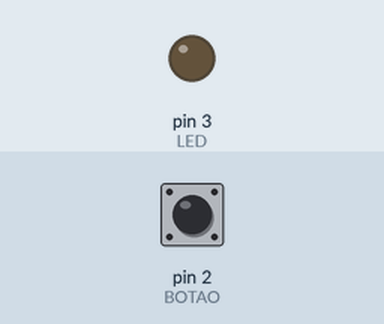
Bench run of a sketch on a simulated Arduino Uno, built with avr-gcc and run on an emulated ATmega328P. Parts: output pins drawn as LEDs (lit = HIGH). The inputs (shaded band) are chosen by the test bench; at power-on: pin 2 (BOTAO) LOW.

Above: at 1.2 s.
1.3 s: pin 2 (BOTAO) pulled HIGH for 0.15 s
At 1.37 s:
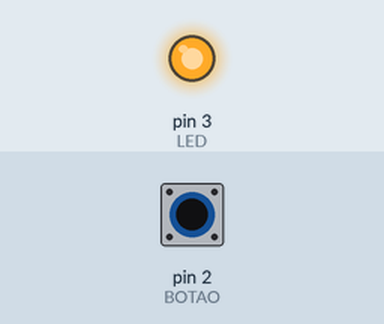
2.9 s: pin 2 (BOTAO) pulled HIGH for 3.2 s
At 7.4 s:
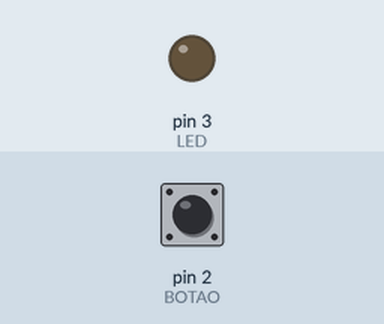
Timing chart, 0 to 8.9 s (numbered marks = the images above; inputs shaded):
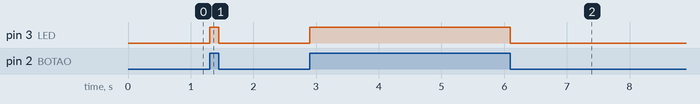

Measured:
- after the input at 1.3 s, pin 3 (LED): LOW → HIGH at once, → LOW 0.15 s later
- after the input at 2.9 s, pin 3 (LED): LOW → HIGH at once, → LOW 3.2 s later

The sketch:

sketch_jan03c.ino
```cpp
int BOTAO = 2;
int LED = 3;

void setup() {
  pinMode(BOTAO, INPUT);
  pinMode(LED, OUTPUT);
}

void loop() {
  if(digitalRead(BOTAO) == HIGH){
    digitalWrite(LED, HIGH);
  }else{
    digitalWrite(LED, LOW);
  }

}
```
